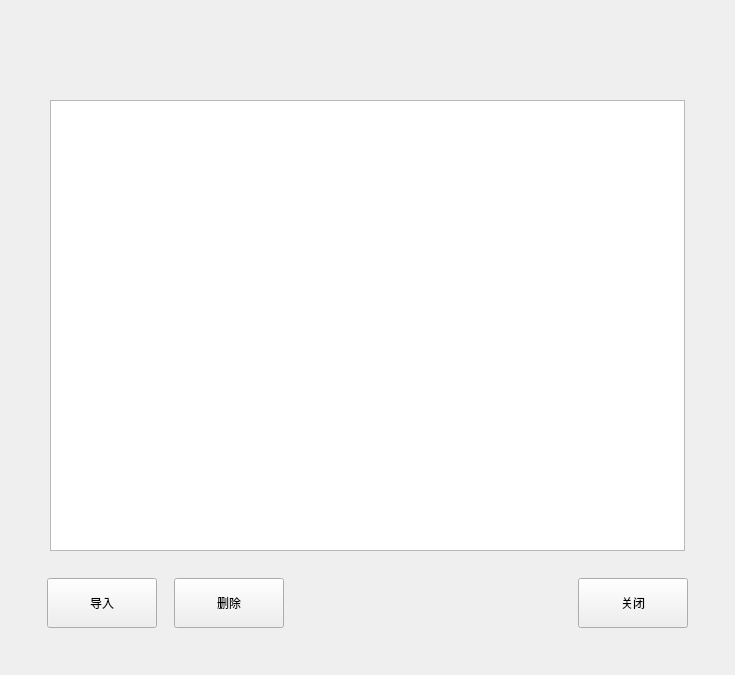
<?xml version="1.0" encoding="UTF-8"?>
<ui version="4.0">
 <class>AlarmMusicDlg</class>
 <widget class="BaseDlg" name="AlarmMusicDlg">
  <property name="geometry">
   <rect>
    <x>0</x>
    <y>0</y>
    <width>735</width>
    <height>675</height>
   </rect>
  </property>
  <property name="windowTitle">
   <string notr="true">AlarmMusicDlg</string>
  </property>
  <widget class="QTableView" name="tableView">
   <property name="geometry">
    <rect>
     <x>50</x>
     <y>100</y>
     <width>635</width>
     <height>451</height>
    </rect>
   </property>
   <property name="verticalScrollBarPolicy">
    <enum>Qt::ScrollBarAsNeeded</enum>
   </property>
   <property name="editTriggers">
    <set>QAbstractItemView::NoEditTriggers</set>
   </property>
   <property name="selectionBehavior">
    <enum>QAbstractItemView::SelectRows</enum>
   </property>
   <property name="showGrid">
    <bool>false</bool>
   </property>
   <attribute name="horizontalHeaderHighlightSections">
    <bool>false</bool>
   </attribute>
   <attribute name="horizontalHeaderMinimumSectionSize">
    <number>40</number>
   </attribute>
   <attribute name="horizontalHeaderShowSortIndicator" stdset="0">
    <bool>false</bool>
   </attribute>
   <attribute name="horizontalHeaderStretchLastSection">
    <bool>true</bool>
   </attribute>
   <attribute name="verticalHeaderVisible">
    <bool>false</bool>
   </attribute>
   <attribute name="verticalHeaderDefaultSectionSize">
    <number>44</number>
   </attribute>
  </widget>
  <widget class="QPushButton" name="load_btn">
   <property name="geometry">
    <rect>
     <x>47</x>
     <y>578</y>
     <width>110</width>
     <height>50</height>
    </rect>
   </property>
   <property name="text">
    <string>导入</string>
   </property>
   <property name="buttons" stdset="0">
    <string>btn_dlg</string>
   </property>
  </widget>
  <widget class="QPushButton" name="del_btn">
   <property name="geometry">
    <rect>
     <x>174</x>
     <y>578</y>
     <width>110</width>
     <height>50</height>
    </rect>
   </property>
   <property name="text">
    <string>删除</string>
   </property>
   <property name="buttons" stdset="0">
    <string>btn_dlg</string>
   </property>
  </widget>
  <widget class="QPushButton" name="close_dlg_btn">
   <property name="geometry">
    <rect>
     <x>578</x>
     <y>578</y>
     <width>110</width>
     <height>50</height>
    </rect>
   </property>
   <property name="text">
    <string>关闭</string>
   </property>
   <property name="buttons" stdset="0">
    <string>btn_dlg</string>
   </property>
  </widget>
  <widget class="QFrame" name="line_h">
   <property name="geometry">
    <rect>
     <x>50</x>
     <y>100</y>
     <width>635</width>
     <height>1</height>
    </rect>
   </property>
   <property name="frameShape">
    <enum>QFrame::StyledPanel</enum>
   </property>
   <property name="frameShadow">
    <enum>QFrame::Raised</enum>
   </property>
   <property name="lines" stdset="0">
    <string>solid</string>
   </property>
  </widget>
  <widget class="QFrame" name="line_v">
   <property name="geometry">
    <rect>
     <x>50</x>
     <y>100</y>
     <width>1</width>
     <height>450</height>
    </rect>
   </property>
   <property name="frameShape">
    <enum>QFrame::StyledPanel</enum>
   </property>
   <property name="frameShadow">
    <enum>QFrame::Raised</enum>
   </property>
   <property name="lines" stdset="0">
    <string>solid</string>
   </property>
  </widget>
  <widget class="QFrame" name="line_h_2">
   <property name="geometry">
    <rect>
     <x>50</x>
     <y>550</y>
     <width>635</width>
     <height>1</height>
    </rect>
   </property>
   <property name="frameShape">
    <enum>QFrame::StyledPanel</enum>
   </property>
   <property name="frameShadow">
    <enum>QFrame::Raised</enum>
   </property>
   <property name="lines" stdset="0">
    <string>solid</string>
   </property>
  </widget>
  <widget class="QFrame" name="line_v_2">
   <property name="geometry">
    <rect>
     <x>684</x>
     <y>100</y>
     <width>1</width>
     <height>450</height>
    </rect>
   </property>
   <property name="frameShape">
    <enum>QFrame::StyledPanel</enum>
   </property>
   <property name="frameShadow">
    <enum>QFrame::Raised</enum>
   </property>
   <property name="lines" stdset="0">
    <string>solid</string>
   </property>
  </widget>
 </widget>
 <customwidgets>
  <customwidget>
   <class>BaseDlg</class>
   <extends>QWidget</extends>
   <header>shared/basedlg.h</header>
   <container>1</container>
  </customwidget>
 </customwidgets>
 <resources/>
 <connections>
  <connection>
   <sender>close_dlg_btn</sender>
   <signal>clicked()</signal>
   <receiver>AlarmMusicDlg</receiver>
   <slot>close()</slot>
   <hints>
    <hint type="sourcelabel">
     <x>580</x>
     <y>468</y>
    </hint>
    <hint type="destinationlabel">
     <x>406</x>
     <y>465</y>
    </hint>
   </hints>
  </connection>
 </connections>
</ui>
